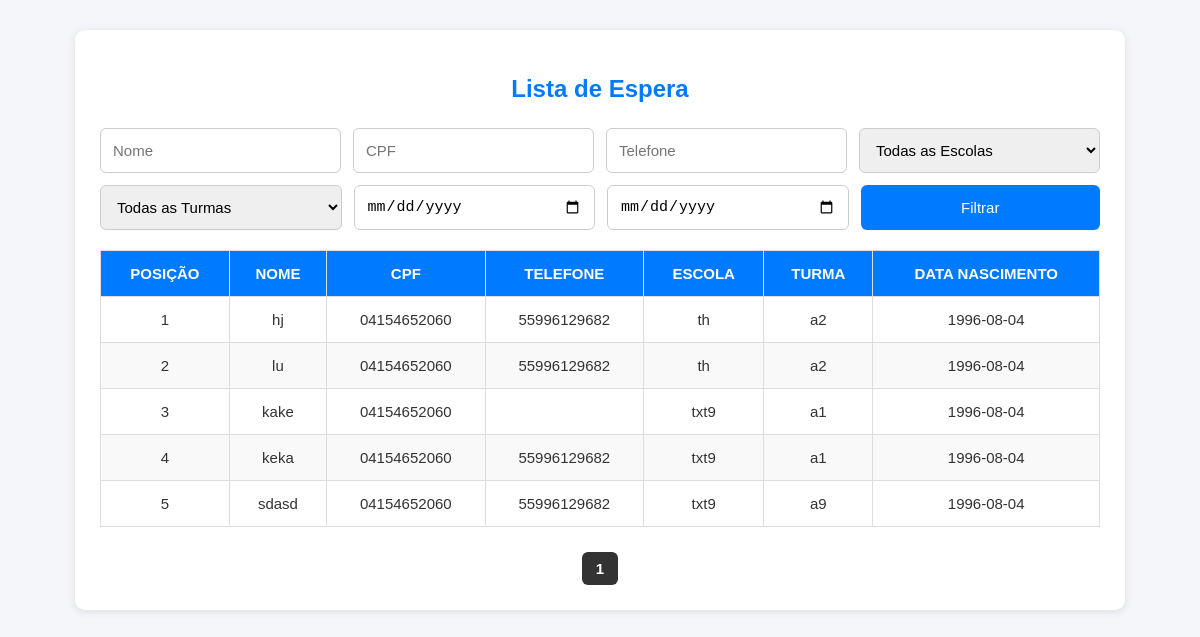
Screenshot of /escola/lista_espera.php with the database file from the repository.
### tables this page shows
CREATE TABLE `alunos` (
  `id` int(11) NOT NULL,
  `nome` varchar(100) NOT NULL,
  `idade` int(11) NOT NULL,
  `escola_id` int(11) DEFAULT NULL,
  `turma_id` int(11) DEFAULT NULL,
  `data_nascimento` date NOT NULL,
  `cpf` varchar(14) NOT NULL,
  `telefone` varchar(250) NOT NULL
);

CREATE TABLE `escolas` (
  `id` int(11) NOT NULL,
  `nome` varchar(100) NOT NULL,
  `usuario_id` varchar(250) NOT NULL
);

CREATE TABLE `turmas` (
  `id` int(11) NOT NULL,
  `nome` varchar(50) NOT NULL,
  `escola_id` int(11) NOT NULL,
  `usuario_id` varchar(250) NOT NULL
);

### escola/lista_espera.php (the view, shortened to what this page needs)
<?php
$conn = new mysqli("localhost", "u839226731_cztuap", "Meu6595869Trator", "u839226731_meutrator");
$nome       = $_GET['nome']        ?? '';
$cpf        = $_GET['cpf']         ?? '';
$telefone   = $_GET['telefone']    ?? '';
$dataInicio = $_GET['data_inicio'] ?? '';
$dataFim    = $_GET['data_fim']    ?? '';
$page       = max(1, (int)($_GET['page'] ?? 1));
$limit      = 10;
$offset     = ($page - 1) * $limit;
$sqlBase = "FROM alunos l
            JOIN escolas e ON l.escola_id = e.id
            JOIN turmas t ON l.turma_id = t.id
            WHERE 1=1";
$countResult = $conn->query("SELECT COUNT(*) AS total $sqlBase");
$totalRows   = $countResult->fetch_assoc()['total'];
$totalPages  = ceil($totalRows / $limit);
$sql = "SELECT l.id, l.nome, l.cpf, l.telefone, e.nome AS escola, t.nome AS turma, l.data_nascimento
        $sqlBase
        ORDER BY e.nome, t.nome, l.id ASC
        LIMIT $limit OFFSET $offset";
$result = $conn->query($sql);
?>
<!DOCTYPE html>
<html lang="pt-br">
<head>
</head>
<body>
<div class="container">
    <h2>Lista de Espera</h2>
    <form method="GET" class="filter-form">
        <input type="text" name="nome" placeholder="Nome" value="<?= htmlspecialchars($nome) ?>">
        <input type="text" name="cpf" placeholder="CPF" value="<?= htmlspecialchars($cpf) ?>">
        <input type="text" name="telefone" placeholder="Telefone" value="<?= htmlspecialchars($telefone) ?>">
        <select name="escola" onchange="this.form.submit()">
            <option value="">Todas as Escolas</option>
        </select>
        <select name="turma">
            <option value="">Todas as Turmas</option>
        </select>
        <input type="date" name="data_inicio" value="<?= htmlspecialchars($dataInicio) ?>">
        <input type="date" name="data_fim" value="<?= htmlspecialchars($dataFim) ?>">
        <button type="submit">Filtrar</button>
    </form>
    <table>
        <thead>
            <tr>
                <th>Posição</th>
                <th>Nome</th>
                <th>CPF</th>
                <th>Telefone</th>
                <th>Escola</th>
                <th>Turma</th>
                <th>Data Nascimento</th>
            </tr>
        </thead>
        <tbody>
            <?php
            $posicao = 1;
            while ($row = $result->fetch_assoc()):
            ?>
                <tr>
                    <td data-label="Posição"><?= $posicao++ ?></td>
                    <td data-label="Nome"><?= htmlspecialchars($row['nome']) ?></td>
                    <td data-label="CPF"><?= htmlspecialchars($row['cpf']) ?></td>
                    <td data-label="Telefone"><?= htmlspecialchars($row['telefone']) ?></td>
                    <td data-label="Escola"><?= htmlspecialchars($row['escola']) ?></td>
                    <td data-label="Turma"><?= htmlspecialchars($row['turma']) ?></td>
                    <td data-label="Data Nascimento"><?= htmlspecialchars($row['data_nascimento']) ?></td>
                </tr>
            <?php endwhile; ?>
        </tbody>
    </table>
    <div class="pagination">
        <?php for ($i = max(1, $page-2); $i <= min($totalPages, $page+2); $i++): ?>
            <?php if ($i == $page): ?>
                <span class="current"><?= $i ?></span>
            <?php else: ?>
                <a href="?page=<?= $i ?>"><?= $i ?></a>
            <?php endif; ?>
        <?php endfor; ?>
    </div>
</div>
</body>
</html>

### escola/lista_espera.php (style rules this page uses)
body { font-family: Arial, sans-serif; background: #f4f6f9; margin:0; padding:0; color:#333; }
.container { max-width:1000px; margin:30px auto; background:#fff; padding:25px; border-radius:10px; box-shadow:0 2px 10px rgba(0,0,0,0.1); }
h2 { text-align:center; margin-bottom:25px; color:#007BFF; }
.filter-form { display:flex; flex-wrap:wrap; gap:12px; margin-bottom:20px; }
.filter-form input, .filter-form select, .filter-form button { flex:1; min-width:180px; padding:12px; border:1px solid #ccc; border-radius:6px; font-size:15px; }
.filter-form button { background:#007BFF; color:#fff; border:none; cursor:pointer; }
table { width:100%; border-collapse:collapse; margin-top:15px; }
table th, table td { padding:14px; border:1px solid #ddd; text-align:center; font-size:15px; }
table th { background:#007BFF; color:#fff; text-transform:uppercase; }
table tr:nth-child(even) { background:#f9f9f9; }
.pagination { display:flex; justify-content:center; gap:8px; margin-top:25px; flex-wrap:wrap; }
.pagination a, .pagination span { padding:8px 14px; border-radius:6px; text-decoration:none; font-size:15px; }
.pagination .current { background:#333; color:#fff; font-weight:bold; }

### rows the page displays
alunos: nome "hj", cpf "04154652060", telefone "55996129682", escola.nome "th", turma.nome "a2", data_nascimento "1996-08-04"
alunos: nome "lu", cpf "04154652060", telefone "55996129682", escola.nome "th", turma.nome "a2", data_nascimento "1996-08-04"
alunos: nome "kake", cpf "04154652060", escola.nome "txt9", turma.nome "a1", data_nascimento "1996-08-04"
alunos: nome "keka", cpf "04154652060", telefone "55996129682", escola.nome "txt9", turma.nome "a1", data_nascimento "1996-08-04"
alunos: nome "sdasd", cpf "04154652060", telefone "55996129682", escola.nome "txt9", turma.nome "a9", data_nascimento "1996-08-04"
